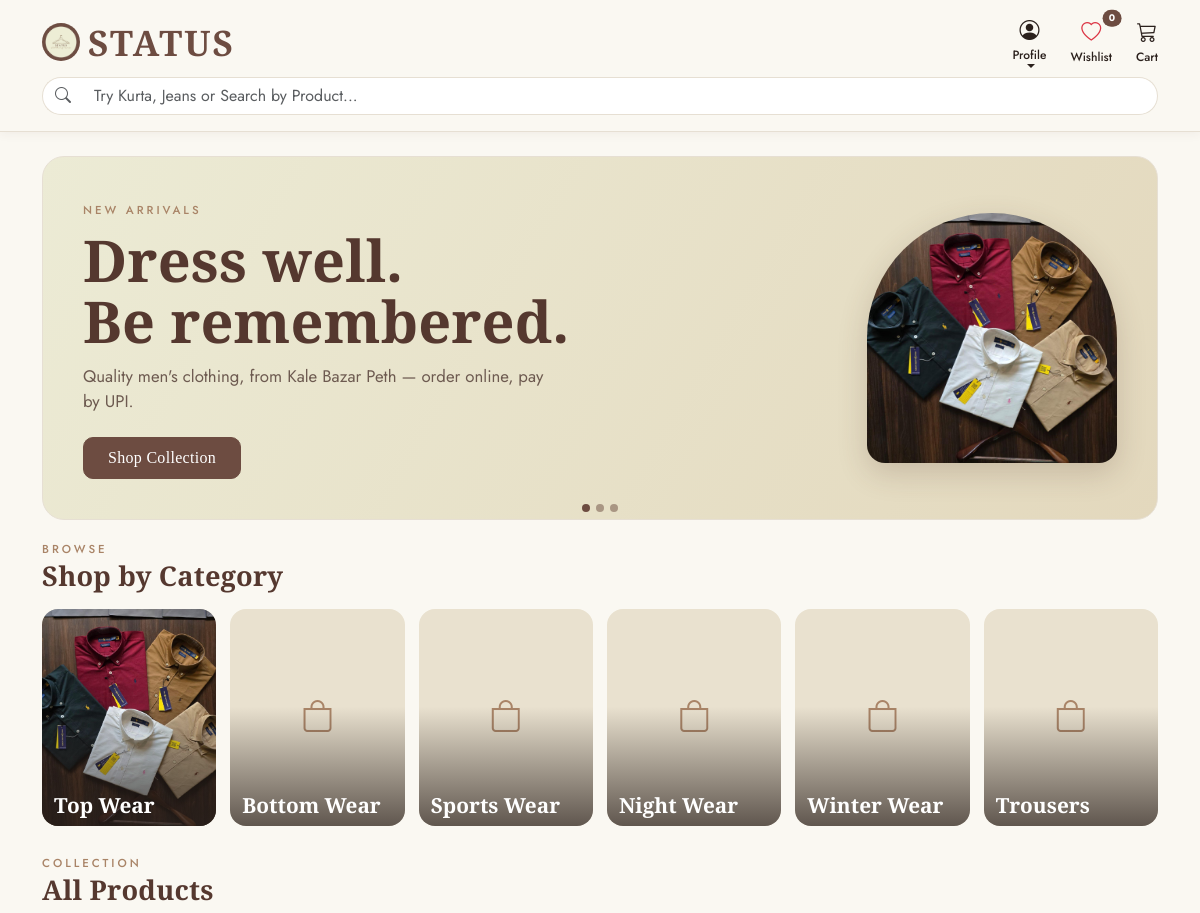
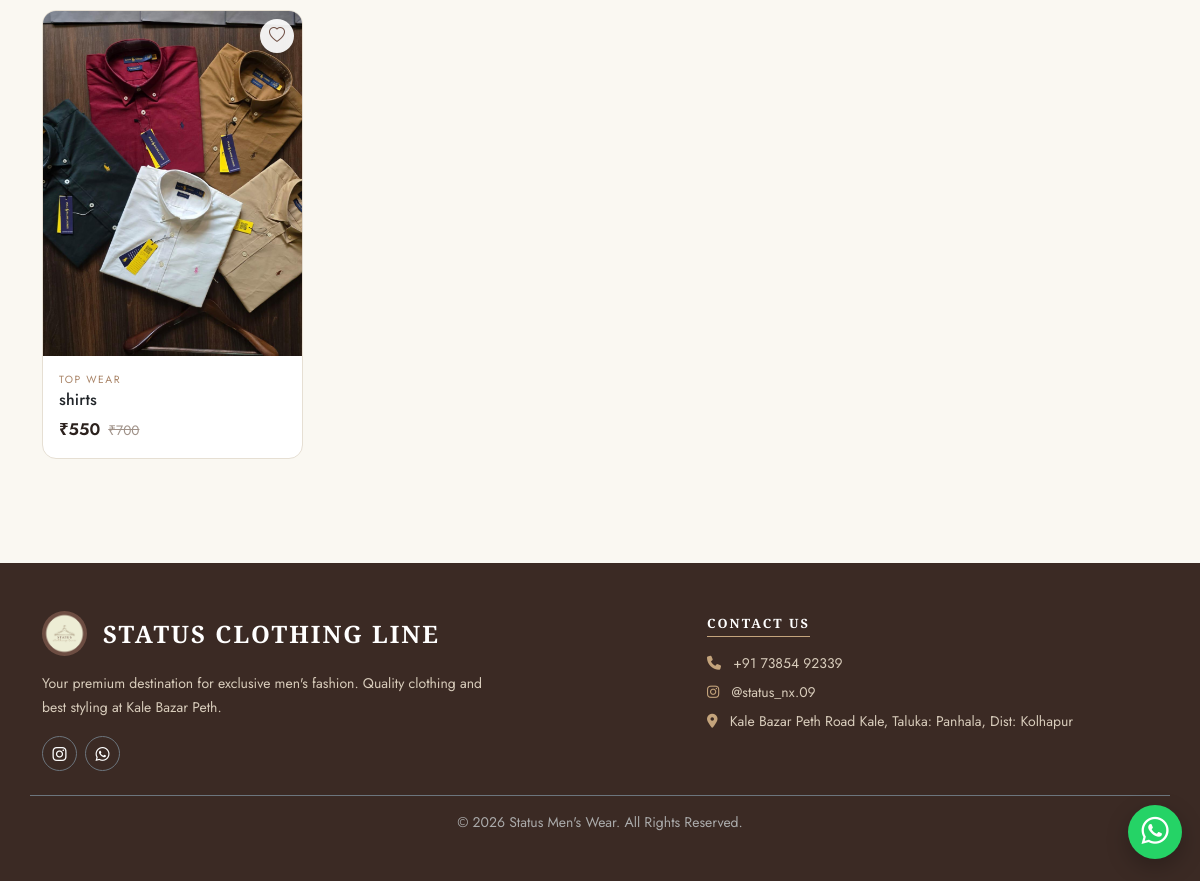
The page / on the database its author committed (2 pictures, top to bottom).
### shop/models.py (models this page shows, shortened)
class Product(models.Model):
    SIZE_CHOICES = (
        ('S', 'S'),
        ('M', 'M'),
        ('L', 'L'),
        ('XL', 'XL'),
        ('XXL', 'XXL'),
    )
    category = models.ForeignKey(Category, related_name='products', on_delete=models.CASCADE)
    name = models.CharField(max_length=200)
    image = models.ImageField(upload_to='products/%Y/%m/%d', blank=True)
    description = models.TextField(blank=True)
    price = models.DecimalField(max_digits=10, decimal_places=2, verbose_name="Selling Price")
    original_price = models.DecimalField(max_digits=10, decimal_places=2, blank=True, null=True,verbose_name="MRP / Original Price")
    available = models.BooleanField(default=True)
    stock = models.IntegerField(default=0)
    created = models.DateTimeField(auto_now_add=True)
    size = models.CharField(max_length=50, blank=True, null=True, help_text="Select available sizes")

class Category(models.Model):
    name = models.CharField(max_length=200)
    slug = models.SlugField(unique=True, blank=True)
    parent = models.ForeignKey('self', null=True, blank=True, related_name='subcategories', on_delete=models.CASCADE)
    class Meta:
        verbose_name_plural = 'categories'

### shop/views.py (the view, shortened to what this page needs)
# urls.py: path('', views.product_list, name='product_list'),
def product_list(request, category_slug=None):
    category = None
    categories = Category.objects.filter(parent=None)  # Parent categories sathi
    products = Product.objects.filter(available=True)
    query = request.GET.get('q')
    if query:
        products = products.filter(name__icontains=query)
    categories = list(categories)
    for c in categories:
        cover = Product.objects.filter(available=True).exclude(image='').filter(
            Q(category=c) | Q(category__parent=c)).order_by('-created').first()
        c.cover = cover.image.url if cover else None
    context = {
        'category': category,
        'categories': categories,
        'products': products,
    }
    return render(request, 'shop/product_list.html', context)

### shop/templates/shop/product_list.html (shortened to what this page needs)
{% load static %}
<!DOCTYPE html>
<html lang="en">
<head>
    <link href="https://cdn.jsdelivr.net/npm/bootstrap@5.3.0/dist/css/bootstrap.min.css" rel="stylesheet">
    <link rel="stylesheet" href="https://cdn.jsdelivr.net/npm/bootstrap-icons@1.11.1/font/bootstrap-icons.css">
    <link rel="stylesheet" href="https://cdnjs.cloudflare.com/ajax/libs/font-awesome/6.4.0/css/all.min.css">
</head>
<body class="bg-light has-bottomnav">
    <nav class="navbar navbar-light bg-white sticky-top shadow-sm py-2 py-lg-3">
        <div class="container d-flex flex-column align-items-stretch gap-2">
            <div class="d-flex justify-content-between align-items-center w-100">
                <a class="navbar-brand m-0 d-flex align-items-center gap-2 text-decoration-none" href="{% url 'shop:product_list' %}">
                    <img src="{% static 'images/shop_logo.jpeg' %}" alt="Logo" style="height: 38px; width: 38px; border-radius: 50%; object-fit: cover;">
                    <span style="font-weight: 700; color: #6d4c41;">Status</span>
                </a>
                <div class="d-flex align-items-center gap-3 gap-md-4 flex-nowrap">
                    <div class="dropdown">
                        <a href="#" class="text-dark text-decoration-none d-flex flex-column align-items-center dropdown-toggle" data-bs-toggle="dropdown" aria-expanded="false">
                            <i class="bi bi-person-circle fs-5"></i>
                            <span class="small fw-medium text-truncate" style="font-size: 0.75rem; max-width: 90px;">
                                {% if request.user.is_authenticated %}{{ request.user.username }}{% else %}Profile{% endif %}
                            </span>
                        </a>
                    </div>
                    <a href="#" class="text-dark text-decoration-none d-flex flex-column align-items-center position-relative" data-bs-toggle="modal" data-bs-target="#wishlistModal" onclick="loadWishlistModal()">
                        <i class="bi bi-heart fs-5 text-danger"></i>
                        <span class="small fw-medium" style="font-size: 0.75rem;">Wishlist</span>
                        <span id="wishlistCount" class="position-absolute top-0 start-100 translate-middle badge rounded-pill bg-danger" style="font-size: 0.6rem;">0</span>
                    </a>
                    <a href="{% url 'shop:cart_detail' %}" class="text-dark text-decoration-none d-flex flex-column align-items-center position-relative">
                        <i class="bi bi-cart3 fs-5"></i>
                        <span class="small fw-medium" style="font-size: 0.75rem;">Cart</span>
                    </a>
                </div>
            </div>
            <div class="w-100 d-flex justify-content-center">
                <form method="GET" action="{% url 'shop:product_list' %}" class="w-100">
                    <div class="input-group">
                        <span class="input-group-text bg-light border-end-0 text-muted"><i class="bi bi-search"></i></span>
                        <input type="text" name="q" class="form-control bg-light border-start-0 shadow-none" placeholder="Try Kurta, Jeans or Search by Product..." value="{{ query|default:'' }}">
                    </div>
                </form>
            </div>
        </div>
    </nav>
    {% if not category and not request.GET.q %}
    <div class="container mt-3 mt-md-4">
        <div id="heroCarousel" class="carousel slide" data-bs-ride="carousel" data-bs-interval="5000">
            <div class="carousel-indicators st-ind">
                <button type="button" data-bs-target="#heroCarousel" data-bs-slide-to="0" class="active" aria-label="Slide 1"></button>
                <button type="button" data-bs-target="#heroCarousel" data-bs-slide-to="1" aria-label="Slide 2"></button>
                <button type="button" data-bs-target="#heroCarousel" data-bs-slide-to="2" aria-label="Slide 3"></button>
            </div>
            <div class="carousel-inner">
                <div class="carousel-item active">
                    <section class="st-hero">
                        <div class="st-hero-text">
                            <span class="st-eyebrow">New Arrivals</span>
                            <h1>Dress well.<br>Be remembered.</h1>
                            <p>Quality men's clothing, from Kale Bazar Peth &mdash; order online, pay by UPI.</p>
                            <a href="#products" class="btn btn-primary px-4 py-2">Shop Collection</a>
                        </div>
                        {% with hp=products.0 %}
                            {% if hp and hp.image %}
                                <img class="st-hero-photo" src="{{ hp.image.url }}" alt="{{ hp.name }}">
                            {% else %}
                                <img class="st-hero-logo d-none d-md-block" src="{% static 'images/shop_logo.jpeg' %}" alt="Status Clothing Line">
                            {% endif %}
                        {% endwith %}
                    </section>
                </div>
            </div>
        </div>
    </div>
    {% endif %}
    <div class="container py-2">
        {% if not category and not request.GET.q %}
        <div class="d-flex justify-content-between align-items-end mb-3 mt-2">
            <div><span class="st-eyebrow">Browse</span><h2 class="st-h2 mb-0">Shop by Category</h2></div>
        </div>
        <div class="st-tiles mb-4">
            {% for c in categories %}
                <a href="{% url 'shop:product_list_by_category' c.slug %}" class="st-tile">
                    {% if c.cover %}<img src="{{ c.cover }}" alt="{{ c.name }}" loading="lazy">
                    {% else %}<span class="st-tile-ph"><i class="bi bi-bag"></i></span>{% endif %}
                    <span class="st-tile-name">{{ c.name }}</span>
                </a>
            {% endfor %}
        </div>
        <div class="d-flex justify-content-between align-items-end mb-3">
            <div><span class="st-eyebrow">Collection</span><h2 class="st-h2 mb-0">All Products</h2></div>
        </div>
        {% endif %}
        <div id="products" class="row g-3 g-md-4 mb-5">
            {% for product in products %}
                <div class="col-6 col-md-4 col-lg-3">
                    <div class="card h-100 product-card">
                        <a href="{% url 'shop:product_detail' product.id %}" class="st-img-wrap">
                            {% if product.image %}
                                <img src="{{ product.image.url }}" class="card-img-top" alt="{{ product.name }}" loading="lazy">
                            {% else %}
                                <div class="st-noimg card-img-top">No Image</div>
                            {% endif %}
                        </a>
                        <button class="st-heart wishlist-btn"
                                data-id="{{ product.id }}"
                                data-name="{{ product.name }}"
                                data-price="{{ product.price }}"
                                data-image="{% if product.image %}{{ product.image.url }}{% endif %}"
                                title="Add to Wishlist" aria-label="Add to Wishlist" onclick="toggleWishlist(this)">
                            <i class="bi bi-heart"></i>
                        </button>
                        <div class="card-body d-flex flex-column p-2 p-md-3">
                            <span class="st-cat">{{ product.category.name }}</span>
                            <h5 class="card-title fs-6 mb-1 text-truncate">
                                <a href="{% url 'shop:product_detail' product.id %}" class="text-decoration-none text-dark">{{ product.name }}</a>
                            </h5>
                            <div class="mt-auto pt-1 d-flex align-items-baseline gap-2 flex-wrap">
                                <span class="st-price">&#8377;{{ product.price|floatformat:"-2" }}</span>
                                {% if product.original_price and product.original_price > product.price %}
                                    <span class="st-mrp">&#8377;{{ product.original_price|floatformat:"-2" }}</span>
                                {% endif %}
                            </div>
                        </div>
                    </div>
                </div>
            {% endfor %}
        </div>
    </div>
<footer class="py-5 mt-5 st-footer">
    <div class="container">
        <div class="row gy-4 justify-content-between">
            <div class="col-lg-5 col-md-6">
                <div class="mb-3 d-flex align-items-center gap-3">
                    <img src="{% static 'images/shop_logo.jpeg' %}" alt="Status Men's Wear Logo" style="height: 45px; width: 45px; border-radius: 50%; object-fit: cover;">
                    <h4 class="text-white mb-0" style="font-weight: 700; letter-spacing: 2px; text-transform: uppercase;">Status Clothing Line</h4>
                </div>
                <p class="small mb-3" style="color: #d8ccbb; line-height: 1.7;">
                    Your premium destination for exclusive men's fashion. Quality clothing and best styling at Kale Bazar Peth.
                </p>
                <div class="d-flex gap-2 mt-3">
                    <a href="https://www.instagram.com/status_nx.09?stkn=MTZycnQ0cDVzNDQ5aQ%3D%3D" target="_blank" class="text-white border border-secondary rounded-circle d-flex align-items-center justify-content-center text-decoration-none" style="width: 35px; height: 35px;"><i class="fab fa-instagram"></i></a>
                    <a href="https://wa.me/917385492339" target="_blank" class="text-white border border-secondary rounded-circle d-flex align-items-center justify-content-center text-decoration-none" style="width: 35px; height: 35px;"><i class="fab fa-whatsapp"></i></a>
                </div>
            </div>
            <div class="col-lg-5 col-md-6">
                <h6 class="text-white fw-bold mb-3 pb-1" style="border-bottom: 1px solid #c4a47c; display: inline-block;">Contact Us</h6>
                <ul class="list-unstyled small" style="color: #d8ccbb;">
                    <li class="mb-2"><i class="fas fa-phone me-2 text-warning"></i> +91 73854 92339 </li>
                    <li class="mb-2"><i class="fab fa-instagram me-2 text-warning"></i> @status_nx.09 </li>
                    <li class="mb-2"><i class="fas fa-map-marker-alt me-2 text-warning"></i> Kale Bazar Peth Road Kale, Taluka: Panhala, Dist: Kolhapur</li>
                </ul>
            </div>
        </div>
        <div class="row mt-4 pt-3 border-top border-secondary text-center small" style="color: #aaaaaa;">
            <div class="col">
                &copy; 2026 Status Men's Wear. All Rights Reserved.
            </div>
        </div>
    </div>
</footer>
    {% include 'shop/_bottom_nav.html' with active='home' %}
</body>
</html>

### shop/templates/shop/product_list.html (style rules this page uses)
body, h1, h2, h3, h4, h5, h6, .btn { font-family: 'Libre Baskerville', serif !important; }
.navbar-brand { font-size: 2.2rem !important; font-weight: 700; color: #6d4c41; font-family: "Poppins", sans-serif; padding: 0; }
.product-card { transition: transform 0.3s ease, box-shadow 0.3s ease; border: none; border-radius: 12px; overflow: hidden; }
.card-img-top { height: 220px; object-fit: cover; }
.st-hero { display: flex; align-items: center; justify-content: space-between; gap: 2rem; background: linear-gradient(120deg, #eceBd5 0%, #e3d8bd 100%); border: 1px solid #e6dfd3; border-radius: 22px; padding: 2.5rem 2.5rem; overflow: hidden; }
.st-hero h1 { font-size: clamp(2.1rem, 5vw, 3.6rem); line-height: 1.05; font-weight: 600; color: #55382f; margin: .6rem 0 .8rem; }
.st-hero p { color: #6d5a50; font-size: 1.05rem; max-width: 30rem; margin-bottom: 1.4rem; }
.product-card { position: relative; overflow: hidden; transition: transform .25s ease, box-shadow .25s ease; }
.st-img-wrap { display: block; position: relative; background: #f1ece0; }
.product-card .card-img-top { height: auto !important; aspect-ratio: 3 / 4; object-fit: cover; width: 100%; border-radius: 0; }
.st-heart { position:absolute; top:8px; right:8px; width:34px; height:34px; border-radius:50%; border:0; background:rgba(255,255,255,.92); color:#6d4c41; display:flex; align-items:center; justify-content:center; box-shadow:0 2px 8px rgba(0,0,0,.12); z-index:2; }
.st-cat { text-transform:uppercase; letter-spacing:1.5px; font-size:.65rem; color:#a98467; margin-bottom:2px; }
.st-price { font-weight:600; font-size:1.05rem; color:#2b211d; }
.st-mrp { font-size:.85rem; color:#a09289; text-decoration: line-through; }
.navbar .form-control, .navbar .input-group-text { background:#fff !important; border-color:#e6dfd3 !important; border-radius: 30px; }
.navbar .input-group-text { border-radius: 30px 0 0 30px; }
.navbar .form-control { border-radius: 0 30px 30px 0; }
.st-footer { background:#3b2a24; color:#e9dfd0; }
.st-footer h6 { color:#fff; letter-spacing:2px; text-transform:uppercase; font-size:.8rem; }
.st-footer .text-warning { color:#c4a47c !important; }
.st-hero-photo { height: 250px; width: 250px; border-radius: 125px 125px 18px 18px; object-fit: cover; box-shadow: 0 10px 30px rgba(85,56,47,.2); flex-shrink: 0; }
.st-ind { margin-bottom: .5rem; }
.st-ind button { width: 8px !important; height: 8px !important; border-radius: 50%; background-color: #6d4c41 !important; border: 0 !important; opacity: .35; }
.st-ind button.active { opacity: 1; }
.st-h2 { font-size: 1.7rem; font-weight: 600; color: #55382f; }
.st-tiles { display:grid; grid-template-columns: repeat(auto-fit, minmax(140px, 1fr)); gap: 14px; }
.st-tile { position: relative; display:block; aspect-ratio: 4/5; border-radius: 16px; overflow:hidden; background:#e9e1cf; text-decoration:none; }
.st-tile img { width:100%; height:100%; object-fit:cover; transition: transform .35s ease; }
.st-tile::after { content:""; position:absolute; inset:0; background: linear-gradient(to top, rgba(43,33,29,.72) 0%, rgba(43,33,29,0) 55%); }
.st-tile-name { position:absolute; left:12px; right:12px; bottom:10px; z-index:2; color:#fff; font-family:'Cormorant Garamond',serif; font-size:1.3rem; font-weight:600; line-height:1.1; }
.st-tile-ph { position:absolute; inset:0; display:flex; align-items:center; justify-content:center; font-size:2rem; color:#a98467; }

### rows shown on the page
Product: image (picture), category.name "TOP WEAR", name "shirts", price "550", original_price "700"
Category: name "Top Wear"
Category: name "Bottom Wear"
Category: name "Sports Wear"
Category: name "Night Wear"
Category: name "Winter Wear"
Category: name "Trousers"
